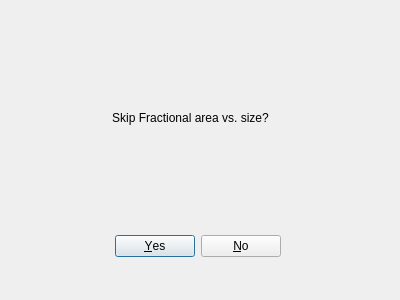
<?xml version="1.0" encoding="UTF-8"?>
<ui version="4.0">
 <class>Dialog</class>
 <widget class="QDialog" name="Dialog">
  <property name="geometry">
   <rect>
    <x>0</x>
    <y>0</y>
    <width>400</width>
    <height>300</height>
   </rect>
  </property>
  <property name="windowTitle">
   <string>Dialog</string>
  </property>
  <widget class="QDialogButtonBox" name="buttonBox">
   <property name="geometry">
    <rect>
     <x>80</x>
     <y>230</y>
     <width>201</width>
     <height>32</height>
    </rect>
   </property>
   <property name="orientation">
    <enum>Qt::Horizontal</enum>
   </property>
   <property name="standardButtons">
    <set>QDialogButtonBox::No|QDialogButtonBox::Yes</set>
   </property>
  </widget>
  <widget class="QLabel" name="label">
   <property name="geometry">
    <rect>
     <x>100</x>
     <y>110</y>
     <width>181</width>
     <height>16</height>
    </rect>
   </property>
   <property name="text">
    <string>Skip Fractional area vs. size?</string>
   </property>
   <property name="alignment">
    <set>Qt::AlignCenter</set>
   </property>
  </widget>
 </widget>
 <resources/>
 <connections>
  <connection>
   <sender>buttonBox</sender>
   <signal>accepted()</signal>
   <receiver>Dialog</receiver>
   <slot>accept()</slot>
   <hints>
    <hint type="sourcelabel">
     <x>248</x>
     <y>254</y>
    </hint>
    <hint type="destinationlabel">
     <x>157</x>
     <y>274</y>
    </hint>
   </hints>
  </connection>
  <connection>
   <sender>buttonBox</sender>
   <signal>rejected()</signal>
   <receiver>Dialog</receiver>
   <slot>reject()</slot>
   <hints>
    <hint type="sourcelabel">
     <x>316</x>
     <y>260</y>
    </hint>
    <hint type="destinationlabel">
     <x>286</x>
     <y>274</y>
    </hint>
   </hints>
  </connection>
 </connections>
</ui>
